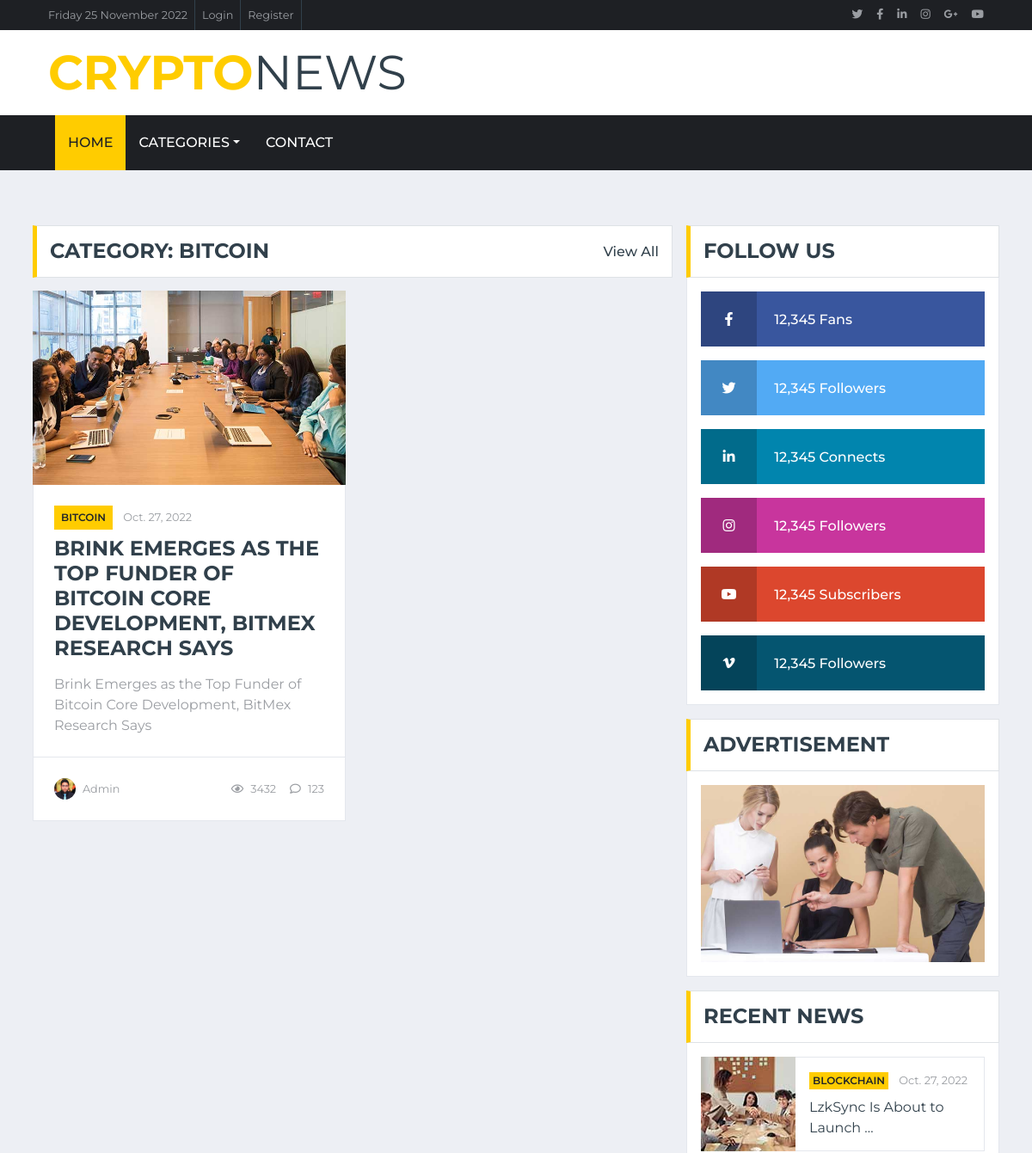
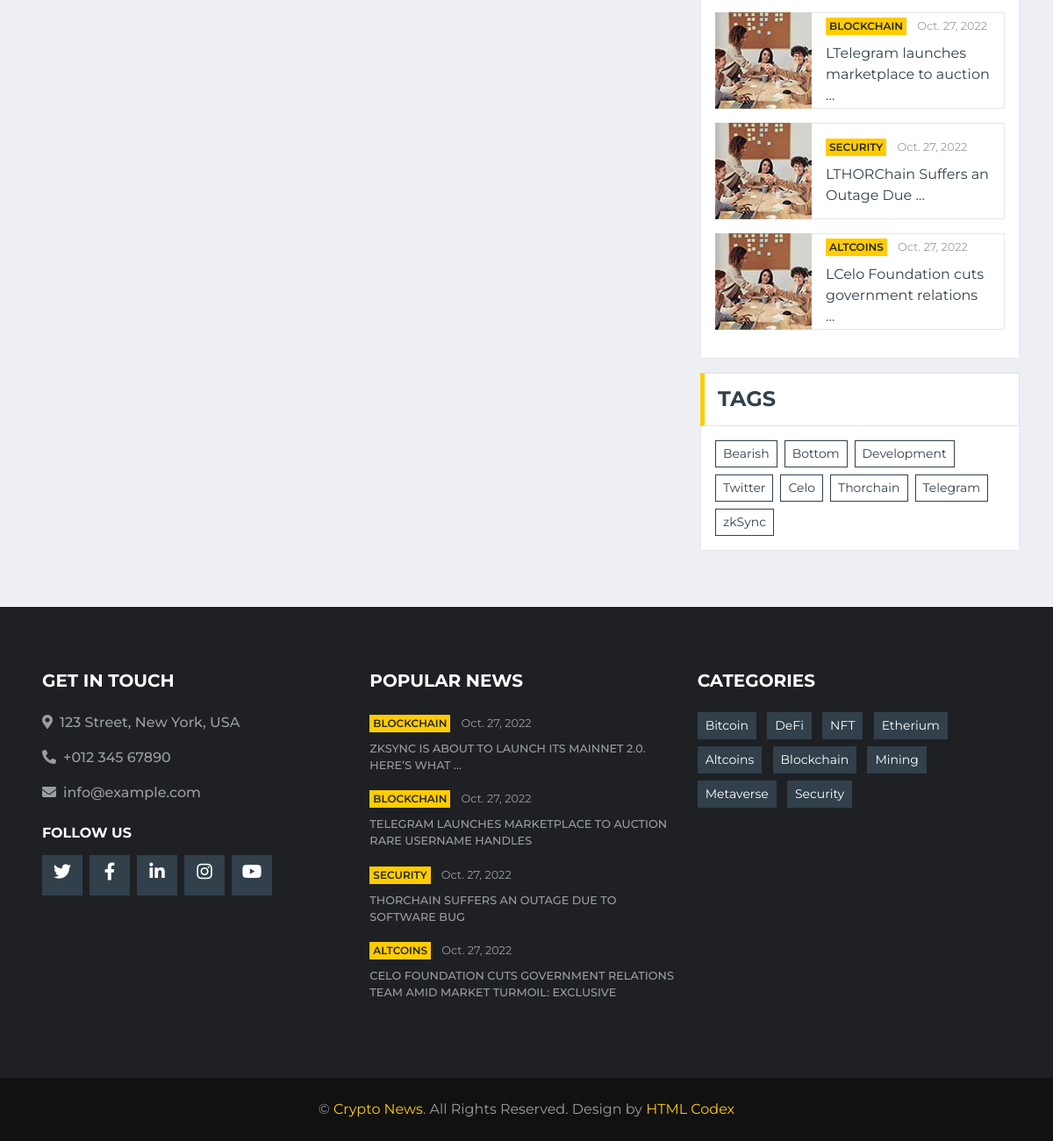
The app's page /category/Bitcoin/ with its own data (2 pictures, top to bottom).
### api/models.py (models this page shows, shortened)
class Category(models.Model):
    title = models.CharField(max_length = 200)
    def __str__(self):
        return self.title

class Post(models.Model):
    title = models.CharField(max_length=255, blank=True, default='')
    category = models.ManyToManyField(Category)
    tags = TaggableManager()
    created_at = models.DateTimeField(auto_now_add = True, auto_now = False, blank = True)
    updated_at = models.DateTimeField(auto_now = True, blank = True)
    body = models.TextField(blank=True, default='')
    author = models.ForeignKey('auth.User', related_name='posts', on_delete=models.CASCADE, blank = True, null = True)
    source = models.CharField(max_length=255, default = str(author))
    featured_image = models.ImageField(upload_to='uploads/post_images/', blank = True, null=True)
    views_number = models.PositiveIntegerField(null = True)
    comments_number = models.PositiveIntegerField(null = True)
    released = models.BooleanField(default = False, blank = True)
    featured = models.BooleanField(default = False, blank = True)
    slug = models.SlugField(max_length=200, unique=True)
    class Meta:
        ordering = ['-created_at']

### api/views.py (the view)
# urls.py: path('category/<str:cat>/', views.CategoryView.as_view(), name='category'),
class CategoryView(ListView):
    template_name = "category.html"
    model = Post
    context_object_name = 'data'
    categories = Category.objects.all()
    tags = Tag.objects.all()
    latest_posts = Post.objects.filter(released=1).order_by('-created_at')
    def get_context_data(self, **kwargs):
        context = super().get_context_data(**kwargs)
        category = get_object_or_404(Category, title=self.kwargs['cat'])
        category_posts = Post.objects.filter(released=1, category=category)
        context['category'] = category
        context['category_posts'] = category_posts
        context['categories'] = self.categories
        context['tags'] = self.tags
        context['latest_posts'] = self.latest_posts
        return context

### api/templates/category.html (shortened to what this page needs)
{% extends 'base.html' %}
{% load static %}
{% block body %}
    <div class="container-fluid mt-5 pt-3">
        <div class="container">
            <div class="row">
                <div class="col-lg-8">
                    <div class="row">
                        <div class="col-12">
                            <div class="section-title">
                                <h4 class="m-0 text-uppercase font-weight-bold">Category: {{category.title}}</h4>
                                <a class="text-secondary font-weight-medium text-decoration-none" href="">View All</a>
                            </div>
                        </div>
                        {% for post in category_posts %}
                        <div class="col-lg-6">
                            <div class="position-relative mb-3">
                                <img class="img-fluid w-100" src="{% static 'main/img/news-700x435-1.jpg' %}" style="object-fit: cover;">
                                <div class="bg-white border border-top-0 p-4">
                                    <div class="mb-2">
                                        <a class="badge badge-primary text-uppercase font-weight-semi-bold p-2 mr-2"
                                            href="">{% for category in post.category.all %}{{ category }}<br/>{% endfor %}</a>
                                        <a class="text-body" href=""><small>{{post.created_at|date}}</small></a>
                                    </div>
                                    <a class="h4 d-block mb-3 text-secondary text-uppercase font-weight-bold" href="{% url 'single' slug=post.slug %}">{{ post.title|truncatewords:20 }}</a>
                                    <p class="m-0">{{post.title}}</p>
                                </div>
                                <div class="d-flex justify-content-between bg-white border border-top-0 p-4">
                                    <div class="d-flex align-items-center">
                                        <img class="rounded-circle mr-2" src="{% static 'main/img/user.jpg' %}" width="25" height="25" alt="">
                                        <small>{{post.author}}</small>
                                    </div>
                                    <div class="d-flex align-items-center">
                                        <small class="ml-3"><i class="far fa-eye mr-2"></i>{{post.views_number}}</small>
                                        <small class="ml-3"><i class="far fa-comment mr-2"></i>{{post.comments_number}}</small>
                                    </div>
                                </div>
                            </div>
                        </div>
                        {% endfor %}
                    </div>
                </div>
                <div class="col-lg-4">
                    <div class="mb-3">
                        <div class="section-title mb-0">
                            <h4 class="m-0 text-uppercase font-weight-bold">Follow Us</h4>
                        </div>
                        <div class="bg-white border border-top-0 p-3">
                            <a href="" class="d-block w-100 text-white text-decoration-none mb-3" style="background: #39569E;">
                                <i class="fab fa-facebook-f text-center py-4 mr-3" style="width: 65px; background: rgba(0, 0, 0, .2);"></i>
                                <span class="font-weight-medium">12,345 Fans</span>
                            </a>
                            <a href="" class="d-block w-100 text-white text-decoration-none mb-3" style="background: #52AAF4;">
                                <i class="fab fa-twitter text-center py-4 mr-3" style="width: 65px; background: rgba(0, 0, 0, .2);"></i>
                                <span class="font-weight-medium">12,345 Followers</span>
                            </a>
                            <a href="" class="d-block w-100 text-white text-decoration-none mb-3" style="background: #0185AE;">
                                <i class="fab fa-linkedin-in text-center py-4 mr-3" style="width: 65px; background: rgba(0, 0, 0, .2);"></i>
                                <span class="font-weight-medium">12,345 Connects</span>
                            </a>
                            <a href="" class="d-block w-100 text-white text-decoration-none mb-3" style="background: #C8359D;">
                                <i class="fab fa-instagram text-center py-4 mr-3" style="width: 65px; background: rgba(0, 0, 0, .2);"></i>
                                <span class="font-weight-medium">12,345 Followers</span>
                            </a>
                            <a href="" class="d-block w-100 text-white text-decoration-none mb-3" style="background: #DC472E;">
                                <i class="fab fa-youtube text-center py-4 mr-3" style="width: 65px; background: rgba(0, 0, 0, .2);"></i>
                                <span class="font-weight-medium">12,345 Subscribers</span>
                            </a>
                            <a href="" class="d-block w-100 text-white text-decoration-none" style="background: #055570;">
                                <i class="fab fa-vimeo-v text-center py-4 mr-3" style="width: 65px; background: rgba(0, 0, 0, .2);"></i>
                                <span class="font-weight-medium">12,345 Followers</span>
                            </a>
                        </div>
                    </div>
                    <div class="mb-3">
                        <div class="section-title mb-0">
                            <h4 class="m-0 text-uppercase font-weight-bold">Advertisement</h4>
                        </div>
                        <div class="bg-white text-center border border-top-0 p-3">
                            <a href=""><img class="img-fluid" src="{% static 'main/img/news-800x500-2.jpg' %}" alt=""></a>
                        </div>
                    </div>
                    <div class="mb-3">
                        <div class="section-title mb-0">
                            <h4 class="m-0 text-uppercase font-weight-bold">Recent News</h4>
                        </div>
                        <div class="bg-white border border-top-0 p-3">
                            {% for post in latest_posts|slice:":4"%}
                            <div class="d-flex align-items-center bg-white mb-3" style="height: 110px;">
                                <img class="img-fluid" src="{% static 'main/img/news-110x110-1.jpg' %}" alt="">
                                <div class="w-100 h-100 px-3 d-flex flex-column justify-content-center border border-left-0">
                                    <div class="mb-2">
                                        <a class="badge badge-primary text-uppercase font-weight-semi-bold p-1 mr-2" href="">{% for category in post.category.all %}{{ category }}<br/>{% endfor %}</a>
                                        <a class="text-body" href=""><small>{{post.created_at|date}}</small></a>
                                    </div>
                                    <a class="p m-0 text-secondary " href="">L{{post.title|truncatewords:5}}</a>
                                </div>
                            </div>
                            {% endfor %}
                        </div>
                    </div>
                    <div class="mb-3">
                        <div class="section-title mb-0">
                            <h4 class="m-0 text-uppercase font-weight-bold">Tags</h4>
                        </div>
                        <div class="bg-white border border-top-0 p-3">
                            <div class="d-flex flex-wrap m-n1">
                                {% for tag in tags %}
                                <a href="" class="btn btn-sm btn-outline-secondary m-1">{{tag.name}}</a>
                                {% endfor %}
                            </div>
                        </div>
                    </div>
                </div>
            </div>
        </div>
    </div>
    {% endblock %}

### api/templates/footer.html (shortened to what this page needs)
{% load static %}
        <div class="container-fluid bg-dark pt-5 px-sm-3 px-md-5 mt-5">
            <div class="row py-4">
                <div class="col-lg-4 col-md-6 mb-5">
                    <h5 class="mb-4 text-white text-uppercase font-weight-bold">Get In Touch</h5>
                    <p class="font-weight-medium"><i class="fa fa-map-marker-alt mr-2"></i>123 Street, New York, USA</p>
                    <p class="font-weight-medium"><i class="fa fa-phone-alt mr-2"></i>+012 345 67890</p>
                    <p class="font-weight-medium"><i class="fa fa-envelope mr-2"></i>info@example.com</p>
                    <h6 class="mt-4 mb-3 text-white text-uppercase font-weight-bold">Follow Us</h6>
                    <div class="d-flex justify-content-start">
                        <a class="btn btn-lg btn-secondary btn-lg-square mr-2" href="#"><i class="fab fa-twitter"></i></a>
                        <a class="btn btn-lg btn-secondary btn-lg-square mr-2" href="#"><i class="fab fa-facebook-f"></i></a>
                        <a class="btn btn-lg btn-secondary btn-lg-square mr-2" href="#"><i class="fab fa-linkedin-in"></i></a>
                        <a class="btn btn-lg btn-secondary btn-lg-square mr-2" href="#"><i class="fab fa-instagram"></i></a>
                        <a class="btn btn-lg btn-secondary btn-lg-square" href="#"><i class="fab fa-youtube"></i></a>
                    </div>
                </div>
                <div class="col-lg-4 col-md-6 mb-5">
                    <h5 class="mb-4 text-white text-uppercase font-weight-bold">Popular News</h5>
                    {% for post in latest_posts|slice:":4"%}
                    <div class="mb-3">
                        <div class="mb-2">
                            <a class="badge badge-primary text-uppercase font-weight-semi-bold p-1 mr-2" href="">{% for category in post.category.all %}{{ category }}<br/>{% endfor %}</a>
                            <a class="text-body" href=""><small>{{post.created_at|date}}</small></a>
                        </div>
                        <a class="small text-body text-uppercase font-weight-medium" href="{% url 'single' slug=post.slug %}">{{post.title|truncatewords:10}}</a>
                    </div>
                    {% endfor %}
                </div>
                <div class="col-lg-4 col-md-6 mb-5">
                    <h5 class="mb-4 text-white text-uppercase font-weight-bold">Categories</h5>
                    <div class="m-n1">
                        {% for category in categories %}
                            <a href="/category/{{category.title}}" class="btn btn-sm btn-secondary m-1">{{category.title}}</a>
                        {% endfor %}
                    </div>
                </div>
            </div>
        </div>
        <div class="container-fluid py-4 px-sm-3 px-md-5" style="background: #111111;">
            <p class="m-0 text-center">&copy; <a href="{% url 'index' %}">Crypto News</a>. All Rights Reserved.
            Design by <a href="https://htmlcodex.com">HTML Codex</a></p>
        </div>
    </body>
    </html>

### records on screen
Category: title "BITCOIN", title "Bitcoin"
Post: created_at "Oct. 27, 2022", title "BRINK EMERGES AS THE TOP FUNDER OF BITCOIN CORE DEVELOPMENT, BITMEX RESEARCH SAYS", title "Brink Emerges as the Top Funder of Bitcoin Core Development, BitMex Research Says", author "Admin", views_number "3432", comments_number "123"
Post: created_at "Oct. 27, 2022", title "zkSync Is About to Launch …", title "ZKSYNC IS ABOUT TO LAUNCH ITS MAINNET 2.0. HERE’S WHAT …"
Category: title "BLOCKCHAIN", title "Blockchain"
Post: created_at "Oct. 27, 2022", title "Telegram launches marketplace to auction …", title "TELEGRAM LAUNCHES MARKETPLACE TO AUCTION RARE USERNAME HANDLES"
Post: created_at "Oct. 27, 2022", title "THORChain Suffers an Outage Due …", title "THORCHAIN SUFFERS AN OUTAGE DUE TO SOFTWARE BUG"
Category: title "SECURITY", title "Security"
Post: created_at "Oct. 27, 2022", title "Celo Foundation cuts government relations …", title "CELO FOUNDATION CUTS GOVERNMENT RELATIONS TEAM AMID MARKET TURMOIL: EXCLUSIVE"
Category: title "ALTCOINS", title "Altcoins"
Tag: name "Bearish"
Tag: name "Bottom"
Tag: name "Development"
Tag: name "Twitter"
Tag: name "Celo"
Tag: name "Thorchain"
Tag: name "Telegram"
Tag: name "zkSync"
Category: title "DeFi"
Category: title "NFT"
Category: title "Etherium"
Category: title "Mining"
Category: title "Metaverse"
